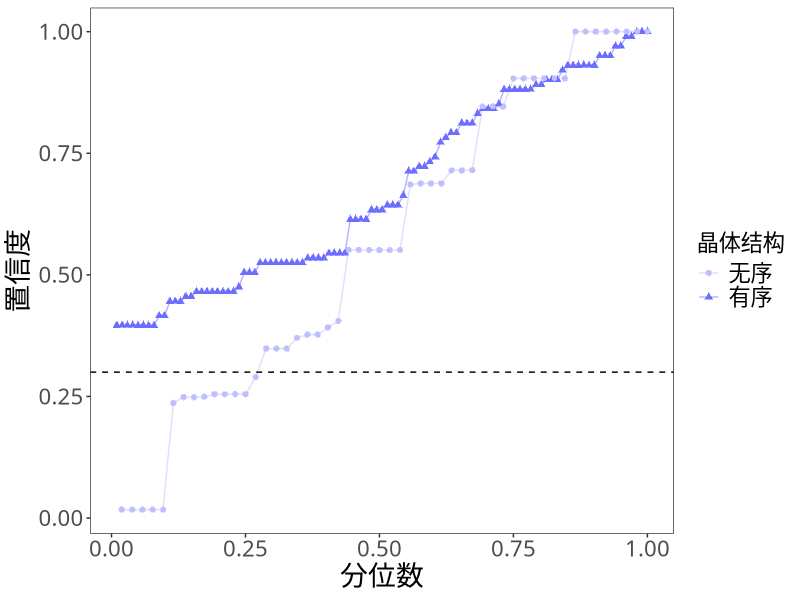

R code for this plot:
sigmoid_weight <- function(R){
  return(exp(abs(R)-max(R))/(1+exp(abs(R)-max(R))))
}

weighted_quantile <- function(w,R,prob){
  w_sort = sort(w)
  R_sort = sort(R) # R need to be absolute value
  n = length(R_sort)
  q = 0
  R_t = 0
  for (i in 1:n){
    if (q<prob){
      q = q + w_sort[i]
    }
    else{
      R_t = R_sort[i]
      break
    } 
    
  }
  return(R_t)
}

## 容忍度设定
delta = 1

## 有序置信度计算
val = read.csv('311_val_outputs.csv')
test = read.csv('311_test_outputs.csv')

val_res = abs(val$target-val$prediction)
test_predict = test$prediction
recover = rep(0,length(test$prediction))
for (i in 1:length(test$prediction)){
  candidate = abs(test_predict[i]-val$target)
  index = which.min(candidate)
  recover[i] = test_predict[i] + val_res[index]
}
conf_order = rep(0,length(test$prediction))
for (j in 1:length(conf_order)){
  conf_order[j] = mean((recover[j]+delta) > val$target)
}

## 无序置信度计算

val = read.csv('316_val_outputs.csv')
test = read.csv('316_test_outputs.csv')

val_res = abs(val$target-val$prediction)
test_predict = test$prediction
recover = rep(0,length(test$prediction))
for (i in 1:length(test$prediction)){
  candidate = abs(test_predict[i]-val$target)
  index = which.min(candidate)
  recover[i] = test_predict[i] + val_res[index]
}
w = abs(val_res)/sum(abs(val_res))
conf_disorder = rep(0,length(test$prediction))
for (j in 1:length(conf_disorder)){
  conf_disorder[j] = sum(w*((recover[j]+delta) > val$target))
}

data = data.frame('分位数' = c(c(1:length(conf_order))/length(conf_order),c(1:length(conf_disorder)/length(conf_disorder))),
                    '置信度' = c(sort(conf_order),sort(conf_disorder)),
                  '晶体结构' = c(rep('有序',length(conf_order)),rep('无序',length(conf_disorder))))

library(ggplot2)

## 绘制图像
pp<- ggplot(data,aes(x=分位数,y=置信度,color=晶体结构,shape = 晶体结构))+
  geom_point(size = 2, alpha=0.5)+
  geom_line(alpha=0.5)+
  geom_jitter(aes(color=晶体结构))+
  geom_hline(yintercept = 0.3, linetype = 'dashed')+
  scale_color_manual(values = c('#BFBFFE','#6D6DFF'))+
  theme_bw()+
  theme(text = element_text(family = 'Kai'),
    axis.title = element_text(size = 20),
        panel.grid = element_blank(),
        legend.text = element_text(size = 16),
        legend.title = element_text(size = 16),
        axis.text = element_text(size = 16))
pp

